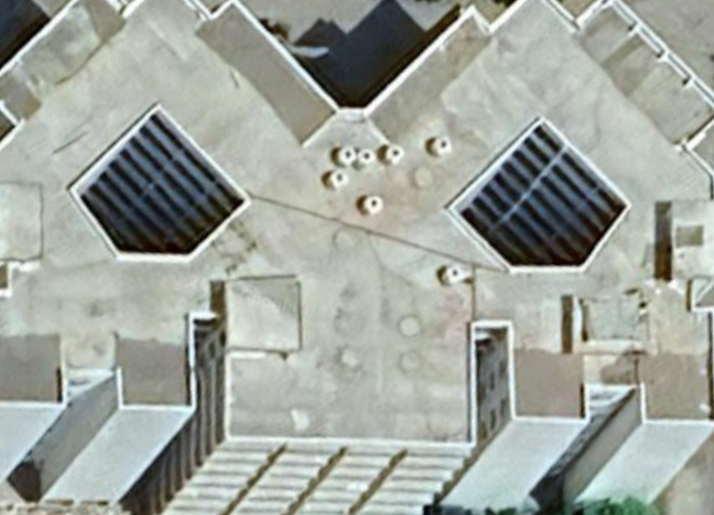
#> input picture CV Raman.png, 714 x 515 px
$ python -i rooftop_analysis.py   (imports and definitions only)
#> lines starting #> are read from the running program, lines starting #| are printed output that depends on the picture; after the words box and inside, x2 and y2 are one past the last pixel; in counts of white or black regions, pixels touching at a corner belong together
import numpy as np
import cv2

def extract_rooftop(img_pil):

    # Convert PIL image to NumPy array
    img = np.array(img_pil)

    # Convert RGB image to grayscale
    gray = cv2.cvtColor(img, cv2.COLOR_RGB2GRAY)
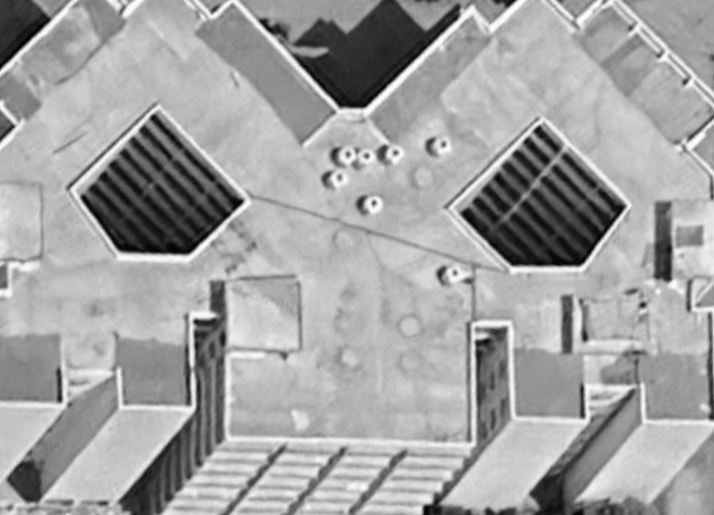
#> gray: shape (515, 714); min 1, max 255, mean 161.9

    # Blur image slightly to reduce noise
    blur = cv2.GaussianBlur(gray, (7, 7), 0)

    # Detect rooftop edges
    edges = cv2.Canny(blur, 25, 110)
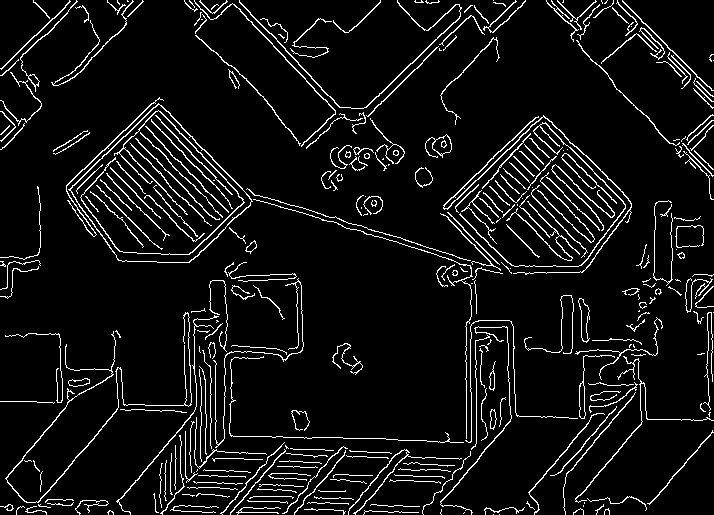
#> edges: shape (515, 714); 7% white in thin lines or dots

    # Create kernel
    kernel = np.ones((5, 5), np.uint8)

    # Dilate edges to connect boundaries
    dilated = cv2.dilate(edges, kernel, iterations=2)
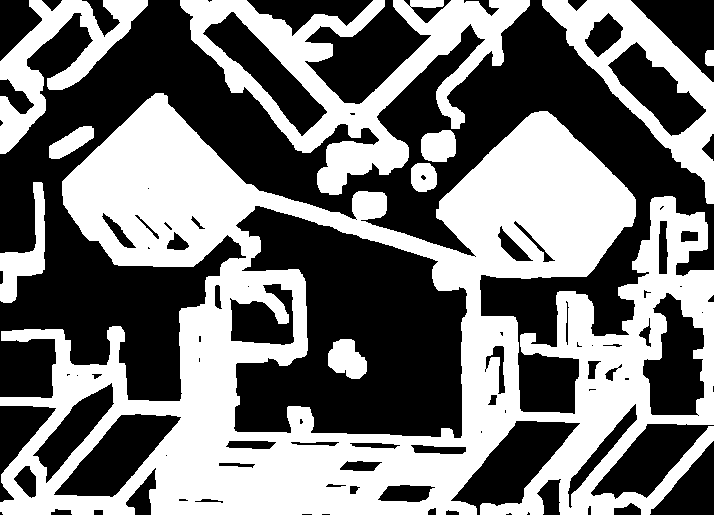
#> dilated: shape (515, 714); 46.9% white; 10 white regions, largest, box (x1, y1, x2, y2) and area: (0, 93, 714, 515) 128702, (180, 0, 530, 195) 20984, (542, 0, 714, 204) 9636

    # Close small gaps
    closing = cv2.morphologyEx(
        dilated,
        cv2.MORPH_CLOSE,
        kernel
    )
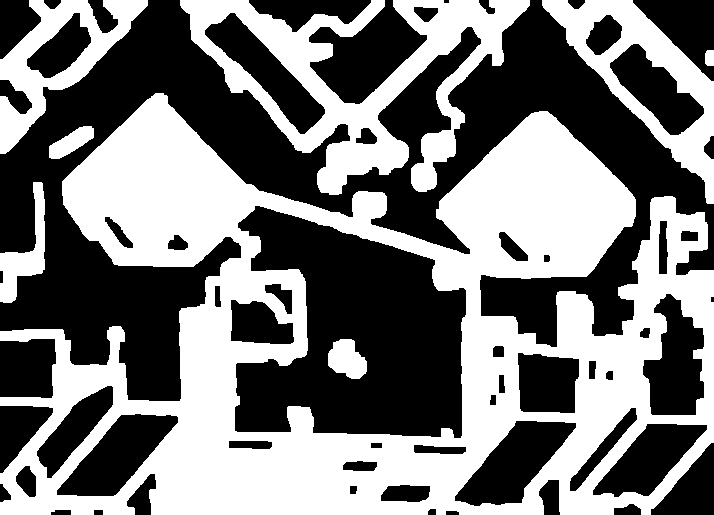
#> closing: shape (515, 714); 47.6% white; 8 white regions, largest, box (x1, y1, x2, y2) and area: (0, 93, 714, 515) 130757, (180, 0, 530, 195) 22894, (542, 0, 714, 204) 9700

    # Remove small noise regions
    opening = cv2.morphologyEx(
        closing,
        cv2.MORPH_OPEN,
        kernel
    )
#> opening: shape (515, 714); 47.6% white; 9 white regions

    # Find contours
    contours, _ = cv2.findContours(
        opening,
        cv2.RETR_EXTERNAL,
        cv2.CHAIN_APPROX_SIMPLE
    )
#> contours = 8 contours; box (x1, y1, x2, y2) and area: (0, 93, 714, 515) 198278, (180, 0, 530, 195) 25506, (542, 0, 714, 204) 14183, (0, 0, 148, 154) 9125, (0, 182, 45, 303) 1972, (411, 130, 456, 192) 1532, (49, 126, 94, 159) 732, (705, 50, 714, 66) 115

    # Create black mask
    mask = np.zeros_like(gray)

    largest = None
    max_area = 0

    # Intelligent contour filtering
    for cnt in contours:

        area = cv2.contourArea(cnt)

        # Ignore tiny noise
        if area > 2000:

            perimeter = cv2.arcLength(cnt, True)

            approx = cv2.approxPolyDP(
                cnt,
                0.02 * perimeter,
                True
            )

            # Rooftops usually polygon-like
            if len(approx) >= 4:

                if area > max_area:
                    max_area = area
                    largest = cnt
#> this loop made 8 passes
#> (area, perimeter, max_area) on pass 4: (198277.5, 4196.1, 198277.5)
#> (area, perimeter, approx) on pass 6: (14183, 647.8, [[542, 0], [713, 203], [713, 81], [632, 0]])
#> after the loop, largest = contour of 826 points, box (x1, y1, x2, y2) (0, 93, 714, 515), area 198278; max_area = 198277.5

    # Draw detected rooftop region
    if largest is not None:

        cv2.drawContours(
            mask,
            [largest],
            -1,
            255,
            thickness=cv2.FILLED
        )
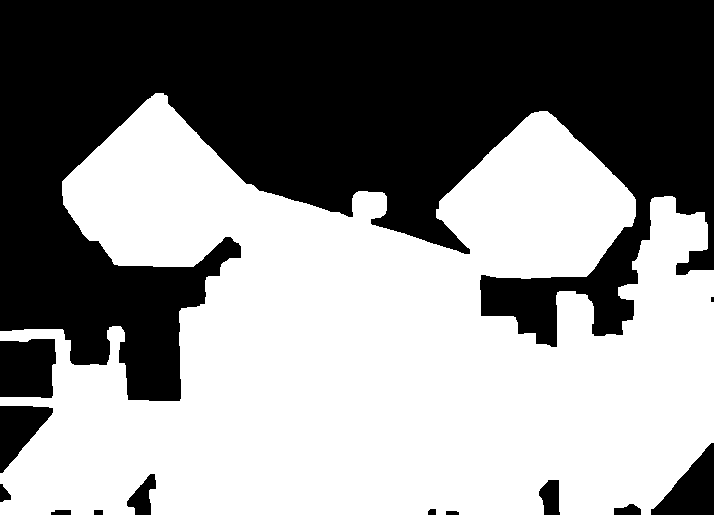
#> mask: shape (515, 714); 54.4% white; 13 black regions (1 under 20 px), largest, box (x1, y1, x2, y2) and area: (0, 0, 714, 401) 158215, (0, 339, 56, 398) 3056, (651, 443, 714, 515) 2443

    # -----------------------------------
    # USABLE ROOFTOP AREA CALCULATION
    # -----------------------------------

    # White pixels = usable rooftop area
    usable_pixels = np.sum(mask == 255)
#> usable_pixels = 200185

    # Approximate area conversion
    # 1 pixel ≈ 0.001 m²
    pixel_to_m2 = 0.002

    solar_usability_factor = 0.65

    usable_area_m2 = usable_pixels * pixel_to_m2 * solar_usability_factor
#> usable_area_m2 = 260.2


    # -----------------------------------
    # VISUALIZATION
    # -----------------------------------

    # Invert mask for better visualization
    # White = usable rooftop
    # Black = obstacles/background
    inverted_mask = cv2.bitwise_not(mask)

    # Convert to RGB
    mask_rgb = cv2.cvtColor(
        inverted_mask,
        cv2.COLOR_GRAY2RGB
    )

    return mask_rgb, usable_area_m2

>>> import cv2
>>> picture = cv2.cvtColor(cv2.imread('../CV Raman.png'), cv2.COLOR_BGR2RGB)
>>> result = extract_rooftop(picture)

$ run again, on Hostel LNCT.png
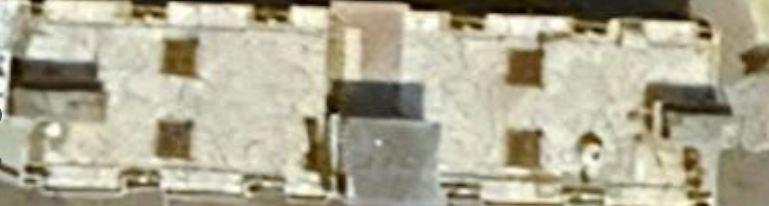
#> input picture Hostel LNCT.png, 769 x 206 px
#> in extract_rooftop, `edges = cv2.Canny(blur, 25, 110)`:
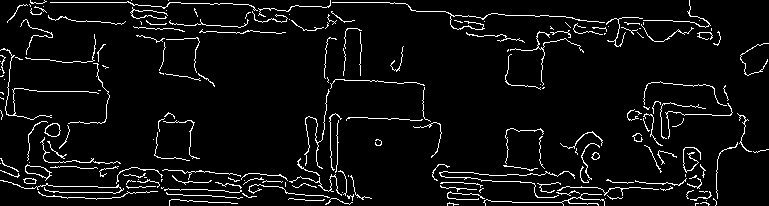
#> edges: shape (206, 769); 5.6% white in thin lines or dots
#> dilated: shape (206, 769); 44.3% white; 5 white regions, box (x1, y1, x2, y2) and area: (0, 0, 769, 206) 66817, (149, 108, 204, 165) 1742, (736, 39, 769, 80) 918, (386, 42, 408, 76) 501, (371, 135, 386, 150) 218
#> closing: shape (206, 769); 45.3% white; 3 white regions
#> contours = 3 contours; box (x1, y1, x2, y2) and area: (0, 0, 769, 206) 106988, (736, 39, 769, 80) 845, (371, 135, 386, 150) 192
#> the loop in extract_rooftop, `for cnt in contours: ` made 3 passes
#> (area, perimeter, max_area) on pass 3: (106987.5, 3932.6, 106987.5)
#> after the loop in extract_rooftop, `for cnt in contours:`: largest = contour of 820 points, box (x1, y1, x2, y2) (0, 0, 769, 206), area 106988; max_area = 106987.5
#> in extract_rooftop, `cv2.drawContours( mask, [largest], -1, 255, thickness=cv2.FILLED )`:
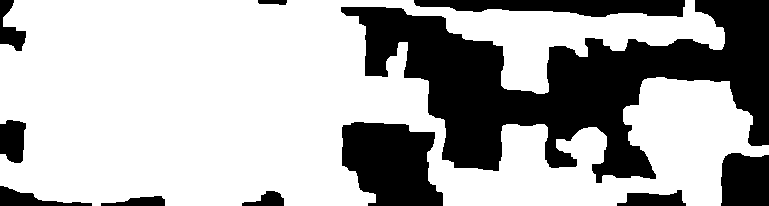
#> mask: shape (206, 769); 68.7% white; 11 black regions, largest, box (x1, y1, x2, y2) and area: (341, 0, 769, 183) 33444, (342, 122, 443, 206) 6481, (414, 0, 685, 17) 3245
#> usable_pixels = 108856
#> usable_area_m2 = 141.5

$ run again, on IT BUILDING LNCT.png
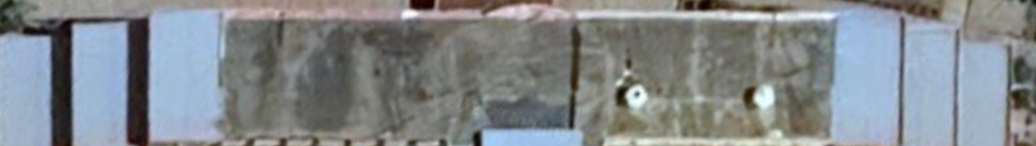
#> input picture IT BUILDING LNCT.png, 1036 x 146 px
#> in extract_rooftop, `edges = cv2.Canny(blur, 25, 110)`:
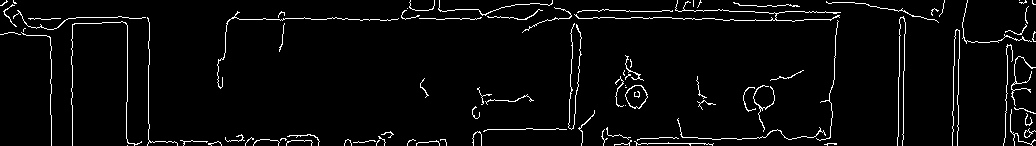
#> edges: shape (146, 1036); 3.7% white in thin lines or dots
#> dilated: shape (146, 1036); 30.7% white; 9 white regions, largest, box (x1, y1, x2, y2) and area: (213, 0, 949, 146) 25290, (0, 0, 324, 146) 9538, (948, 0, 1036, 146) 6430
#> closing: shape (146, 1036); 31.1% white; 8 white regions
#> contours = 8 contours; box (x1, y1, x2, y2) and area: (213, 0, 949, 146) 25126, (0, 0, 324, 146) 10326, (948, 0, 1036, 146) 6208, (611, 51, 652, 113) 1746, (340, 127, 398, 146) 646, (692, 72, 720, 114) 586, (403, 135, 451, 146) 424, (416, 74, 433, 102) 319
#> the loop in extract_rooftop, `for cnt in contours: ` made 8 passes
#> (area, perimeter, max_area) on passes 6 to 7: (6208.5, 818.3, 6208.5), (25125.5, 3850.1, 25125.5)
#> after the loop in extract_rooftop, `for cnt in contours:`: largest = contour of 699 points, box (x1, y1, x2, y2) (213, 0, 949, 146), area 25126; max_area = 25125.5
#> in extract_rooftop, `cv2.drawContours( mask, [largest], -1, 255, thickness=cv2.FILLED )`:
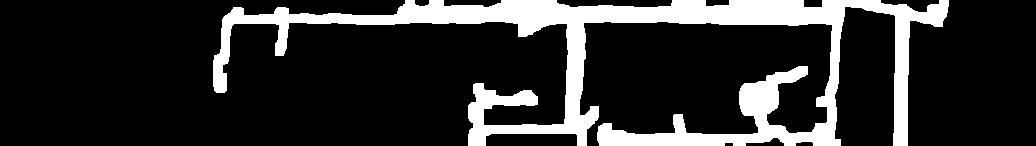
#> mask: shape (146, 1036); 17.8% white; 1 white region, box (x1, y1, x2, y2) and area: (213, 0, 949, 146) 26971
#> usable_pixels = 26971
#> usable_area_m2 = 35.06
